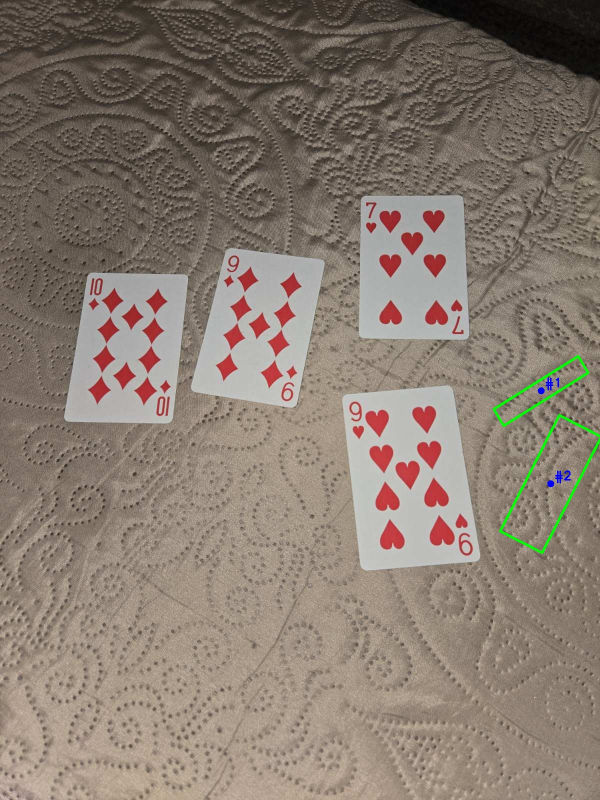
#> input picture edges.jpg, 1200 x 1600 px (shown at 1/2 size)
$ python cards_otsu_detect.py edges.jpg
#> lines starting #> are read from the running program, lines starting #| are printed output that depends on the picture; after the words box and inside, x2 and y2 are one past the last pixel; in counts of white or black regions, pixels touching at a corner belong together
from __future__ import annotations
import cv2, numpy as np
from pathlib import Path
import argparse
from typing import List, Tuple

GREEN = (36, 255, 12)

# ---------- geometry ----------
# [8 lines left out: function order_corners_ccw, not called in this run]

def otsu_cards_mask(bgr: np.ndarray) -> np.ndarray:
    gray = cv2.cvtColor(bgr, cv2.COLOR_BGR2GRAY)
    gray = cv2.GaussianBlur(gray, (3, 3), 0)
    _, m = cv2.threshold(gray, 0, 255, cv2.THRESH_BINARY + cv2.THRESH_OTSU)
    if m.mean() > 127:
        m = cv2.bitwise_not(m)
    k = cv2.getStructuringElement(cv2.MORPH_RECT, (5, 5))
    m = cv2.morphologyEx(m, cv2.MORPH_CLOSE, k, 2)
    m = cv2.morphologyEx(m, cv2.MORPH_OPEN,  k, 1)
    m[0,:]=0; m[-1,:]=0; m[:,0]=0; m[:,-1]=0
    return m

# [62 lines left out: functions approx_quad_from_contour, draw_overlay, panel, warp_topdown_portrait, not called in this run]

def main():
    ap = argparse.ArgumentParser(description="Cards via Otsu + contours (no Hough), always-portrait warps.")
    ap.add_argument("image", help="input image")
    ap.add_argument("--min-area", type=float, default=0.01, help="min contour bbox area / image area")
    ap.add_argument("--edges-out", help="overlay output (default: <name>_edges.jpg)")
    ap.add_argument("--mask-out", help="mask output (default: <name>_mask.png)")
    ap.add_argument("--panel-out", help="side-by-side mask|overlay (default: <name>_panel.jpg)")
    ap.add_argument("--warp-dir", help="directory to save warped cards (portrait) (default: <name>_cards)")
    ap.add_argument("--prefix", default="card", help="filename prefix for warped crops")
    ap.add_argument("--short", type=int, default=250, help="portrait width")
    ap.add_argument("--long", type=int, default=350, help="portrait height")
    ap.add_argument("--save-edges-to", help="folder to save individual edge overlays")
    args = ap.parse_args()

    src = Path(args.image)
    img = cv2.imread(str(src))
#> img is the input picture: shape (1600, 1200, 3); mean B, G, R 111.9, 123.1, 136.1
    if img is None:
        raise SystemExit("[ERR] failed to read image")

    H,W = img.shape[:2]; img_area = H*W
#> after `H, W = img.shape[:2]`: H = 1600; W = 1200
#> after `img_area = H * W`: img_area = 1920000

    mask = otsu_cards_mask(img)
#> in otsu_cards_mask, `gray = cv2.cvtColor(bgr, cv2.COLOR_BGR2GRAY)`:
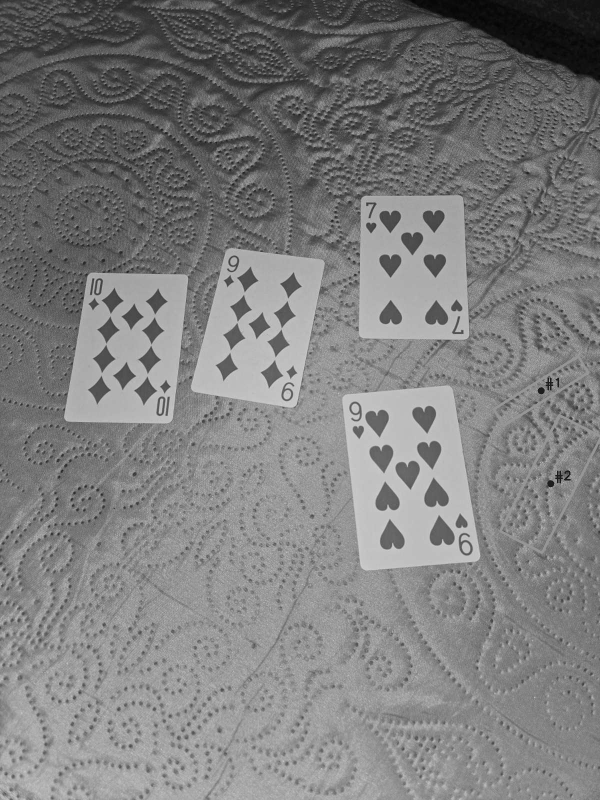
#> gray: shape (1600, 1200) (shown at 1/2 size); min 2, max 224, mean 125.8
#> in otsu_cards_mask, `_, m = cv2.threshold(gray, 0, 255, cv2.THRESH_BINARY + cv2.THRESH_OTSU)`:
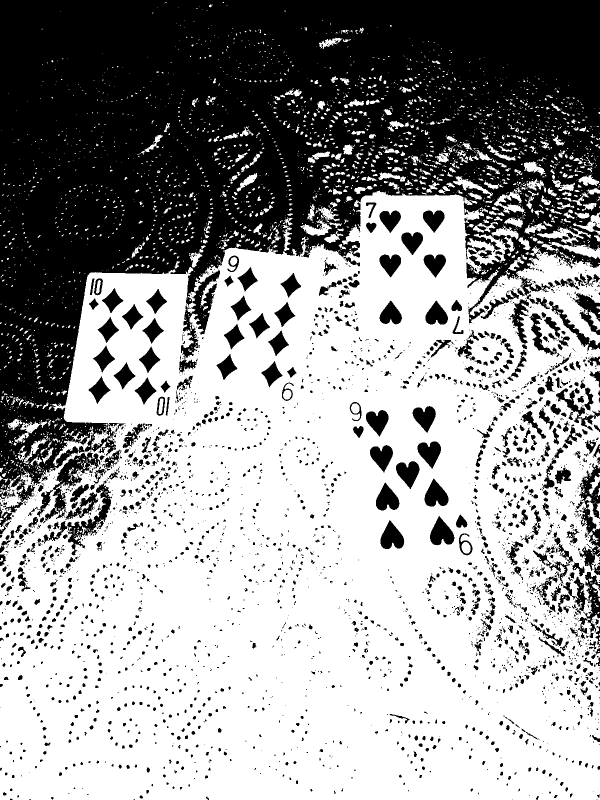
#> m: shape (1600, 1200) (shown at 1/2 size); 60.3% white; 2927 black regions (1893 under 20 px), largest, box (x1, y1, x2, y2) and area: (0, 0, 1200, 1010) 620319, (1158, 927, 1200, 1142) 4099, (90, 905, 201, 1041) 3747
#> in otsu_cards_mask, `m = cv2.morphologyEx(m, cv2.MORPH_CLOSE, k, 2)`:
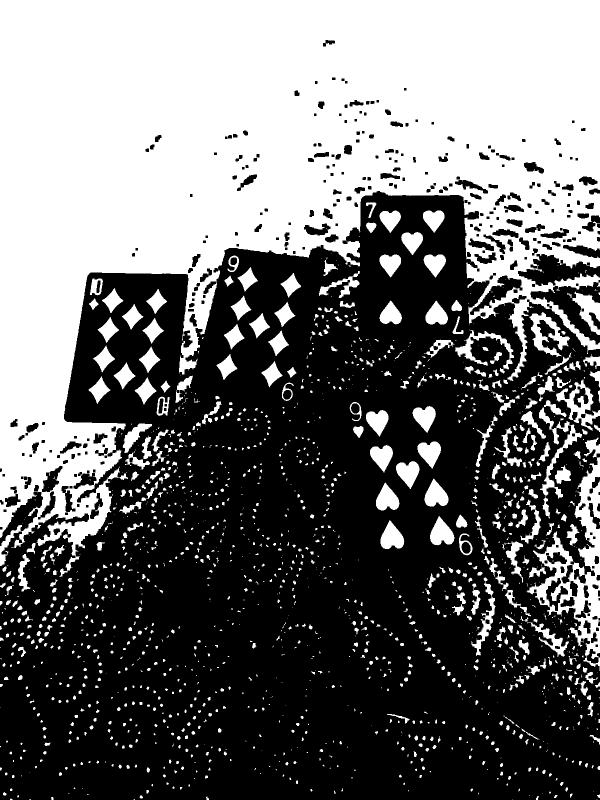
#> m: shape (1600, 1200) (shown at 1/2 size); 43.1% white; 1630 white regions (827 under 20 px), largest, box (x1, y1, x2, y2) and area: (0, 0, 1200, 1154) 689687, (1053, 914, 1200, 1342) 17176, (1078, 815, 1164, 1037) 3178
#> in otsu_cards_mask, `m = cv2.morphologyEx(m, cv2.MORPH_OPEN,  k, 1)`:
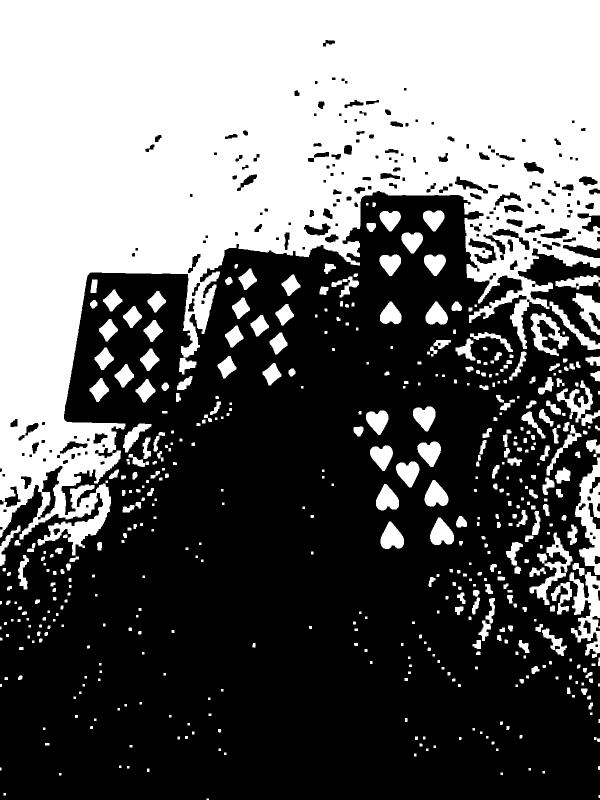
#> m: shape (1600, 1200) (shown at 1/2 size); 41.3% white; 508 white regions (5 under 20 px), largest, box (x1, y1, x2, y2) and area: (0, 0, 1200, 1111) 680451, (1150, 915, 1200, 1150) 5815, (1139, 1144, 1200, 1311) 5191
#> in otsu_cards_mask, `m[:, -1] = 0`:
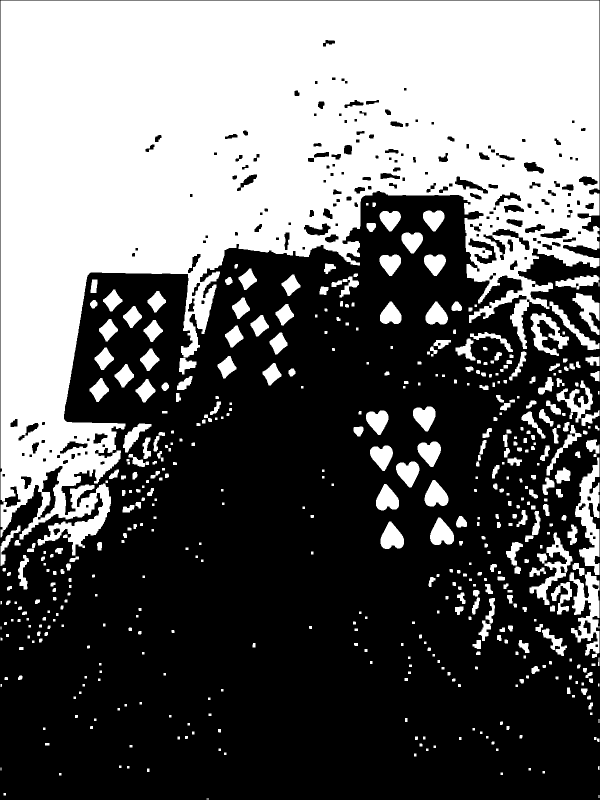
#> m: shape (1600, 1200) (shown at 1/2 size); 41.1% white; 508 white regions (8 under 20 px)
    cnts,_ = cv2.findContours(mask, cv2.RETR_EXTERNAL, cv2.CHAIN_APPROX_SIMPLE)
#> cnts = 508 contours, 102 with area under 20; largest, box (x1, y1, x2, y2) and area: (1, 1, 1199, 1111) 696555, (1150, 915, 1199, 1150) 5447, (1139, 1144, 1199, 1311) 5003, (1059, 1065, 1145, 1210) 2914, (1061, 626, 1138, 712) 2399
    good = []
    for c in cnts:
        x,y,w,h = cv2.boundingRect(c)
        if w*h < args.min_area*img_area: continue
        if x<=1 or y<=1 or x+w>=W-1 or y+h>=H-1: continue
        good.append(c)
#> this loop made 508 passes
#> (c, x, y, w, h) on passes 1 to 3: ([[413, 1597], [413, 1598], [417, 1598], [417, 1597]], 413, 1597, 5, 2), ([[1197, 1590], [1197, 1595], [1198, 1595], [1198, 1590]], 1197, 1590, 2, 6), ([[7, 1586], [7, 1590], [11, 1590], [11, 1586]], 7, 1586, 5, 5)
#> after the loop, good = []
    if not good:
#> (the run stopped early here; a loop or call above may not have finished)
